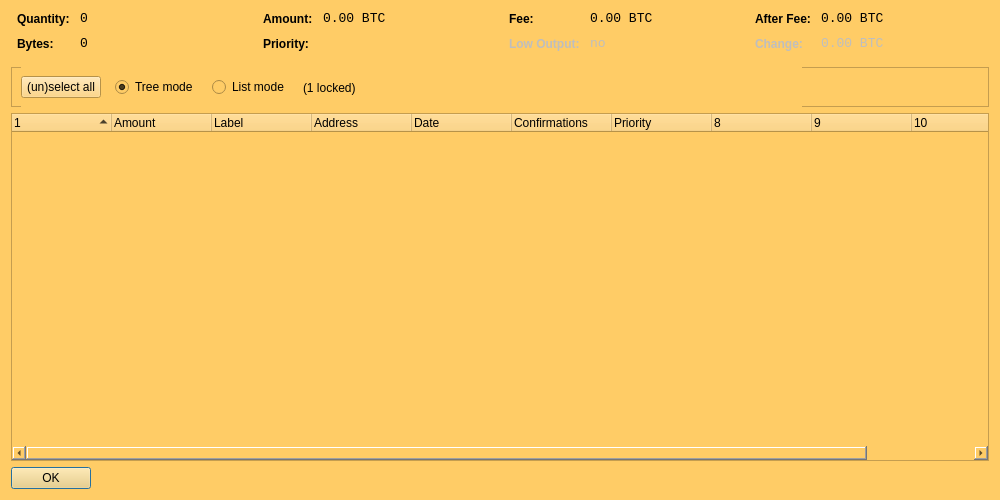
<?xml version="1.0" encoding="UTF-8"?>
<ui version="4.0">
 <class>CoinControlDialog</class>
 <widget class="QDialog" name="CoinControlDialog">
  <property name="geometry">
   <rect>
    <x>0</x>
    <y>0</y>
    <width>1000</width>
    <height>500</height>
   </rect>
  </property>
  <property name="windowTitle">
   <string>Coin Control</string>
  </property>
  <property name="styleSheet">
   <string notr="true">background-color: rgb(255, 204, 102);
alternate-background-color: rgb(255, 204, 102);</string>
  </property>
  <layout class="QVBoxLayout" name="verticalLayout">
   <item>
    <layout class="QHBoxLayout" name="horizontalLayoutTop" stretch="0,0,0,0">
     <property name="topMargin">
      <number>0</number>
     </property>
     <property name="bottomMargin">
      <number>10</number>
     </property>
     <item>
      <layout class="QFormLayout" name="formLayoutCoinControl1">
       <property name="horizontalSpacing">
        <number>10</number>
       </property>
       <property name="verticalSpacing">
        <number>10</number>
       </property>
       <property name="leftMargin">
        <number>6</number>
       </property>
       <property name="rightMargin">
        <number>6</number>
       </property>
       <item row="0" column="0">
        <widget class="QLabel" name="labelCoinControlQuantityText">
         <property name="styleSheet">
          <string notr="true">font-weight:bold;</string>
         </property>
         <property name="text">
          <string>Quantity:</string>
         </property>
        </widget>
       </item>
       <item row="0" column="1">
        <widget class="QLabel" name="labelCoinControlQuantity">
         <property name="font">
          <font>
           <family>Monospace</family>
           <pointsize>10</pointsize>
          </font>
         </property>
         <property name="cursor">
          <cursorShape>IBeamCursor</cursorShape>
         </property>
         <property name="contextMenuPolicy">
          <enum>Qt::ActionsContextMenu</enum>
         </property>
         <property name="text">
          <string notr="true">0</string>
         </property>
         <property name="textInteractionFlags">
          <set>Qt::LinksAccessibleByMouse|Qt::TextSelectableByKeyboard|Qt::TextSelectableByMouse</set>
         </property>
        </widget>
       </item>
       <item row="1" column="0">
        <widget class="QLabel" name="labelCoinControlBytesText">
         <property name="styleSheet">
          <string notr="true">font-weight:bold;</string>
         </property>
         <property name="text">
          <string>Bytes:</string>
         </property>
        </widget>
       </item>
       <item row="1" column="1">
        <widget class="QLabel" name="labelCoinControlBytes">
         <property name="font">
          <font>
           <family>Monospace</family>
           <pointsize>10</pointsize>
          </font>
         </property>
         <property name="cursor">
          <cursorShape>IBeamCursor</cursorShape>
         </property>
         <property name="contextMenuPolicy">
          <enum>Qt::ActionsContextMenu</enum>
         </property>
         <property name="text">
          <string notr="true">0</string>
         </property>
         <property name="textInteractionFlags">
          <set>Qt::LinksAccessibleByMouse|Qt::TextSelectableByKeyboard|Qt::TextSelectableByMouse</set>
         </property>
        </widget>
       </item>
      </layout>
     </item>
     <item>
      <layout class="QFormLayout" name="formLayoutCoinControl2">
       <property name="horizontalSpacing">
        <number>10</number>
       </property>
       <property name="verticalSpacing">
        <number>10</number>
       </property>
       <property name="leftMargin">
        <number>6</number>
       </property>
       <property name="rightMargin">
        <number>6</number>
       </property>
       <item row="0" column="0">
        <widget class="QLabel" name="labelCoinControlAmountText">
         <property name="styleSheet">
          <string notr="true">font-weight:bold;</string>
         </property>
         <property name="text">
          <string>Amount:</string>
         </property>
        </widget>
       </item>
       <item row="0" column="1">
        <widget class="QLabel" name="labelCoinControlAmount">
         <property name="font">
          <font>
           <family>Monospace</family>
           <pointsize>10</pointsize>
          </font>
         </property>
         <property name="cursor">
          <cursorShape>IBeamCursor</cursorShape>
         </property>
         <property name="contextMenuPolicy">
          <enum>Qt::ActionsContextMenu</enum>
         </property>
         <property name="text">
          <string notr="true">0.00 BTC</string>
         </property>
         <property name="textInteractionFlags">
          <set>Qt::LinksAccessibleByMouse|Qt::TextSelectableByKeyboard|Qt::TextSelectableByMouse</set>
         </property>
        </widget>
       </item>
       <item row="1" column="0">
        <widget class="QLabel" name="labelCoinControlPriorityText">
         <property name="styleSheet">
          <string notr="true">font-weight:bold;</string>
         </property>
         <property name="text">
          <string>Priority:</string>
         </property>
        </widget>
       </item>
       <item row="1" column="1">
        <widget class="QLabel" name="labelCoinControlPriority">
         <property name="font">
          <font>
           <family>Monospace</family>
           <pointsize>10</pointsize>
          </font>
         </property>
         <property name="cursor">
          <cursorShape>IBeamCursor</cursorShape>
         </property>
         <property name="contextMenuPolicy">
          <enum>Qt::ActionsContextMenu</enum>
         </property>
         <property name="text">
          <string/>
         </property>
         <property name="textInteractionFlags">
          <set>Qt::LinksAccessibleByMouse|Qt::TextSelectableByKeyboard|Qt::TextSelectableByMouse</set>
         </property>
        </widget>
       </item>
      </layout>
     </item>
     <item>
      <layout class="QFormLayout" name="formLayoutCoinControl3">
       <property name="horizontalSpacing">
        <number>10</number>
       </property>
       <property name="verticalSpacing">
        <number>10</number>
       </property>
       <property name="leftMargin">
        <number>6</number>
       </property>
       <property name="rightMargin">
        <number>6</number>
       </property>
       <item row="0" column="0">
        <widget class="QLabel" name="labelCoinControlFeeText">
         <property name="styleSheet">
          <string notr="true">font-weight:bold;</string>
         </property>
         <property name="text">
          <string>Fee:</string>
         </property>
        </widget>
       </item>
       <item row="0" column="1">
        <widget class="QLabel" name="labelCoinControlFee">
         <property name="font">
          <font>
           <family>Monospace</family>
           <pointsize>10</pointsize>
          </font>
         </property>
         <property name="cursor">
          <cursorShape>IBeamCursor</cursorShape>
         </property>
         <property name="contextMenuPolicy">
          <enum>Qt::ActionsContextMenu</enum>
         </property>
         <property name="text">
          <string notr="true">0.00 BTC</string>
         </property>
         <property name="textInteractionFlags">
          <set>Qt::LinksAccessibleByMouse|Qt::TextSelectableByKeyboard|Qt::TextSelectableByMouse</set>
         </property>
        </widget>
       </item>
       <item row="1" column="0">
        <widget class="QLabel" name="labelCoinControlLowOutputText">
         <property name="enabled">
          <bool>false</bool>
         </property>
         <property name="styleSheet">
          <string notr="true">font-weight:bold;</string>
         </property>
         <property name="text">
          <string>Low Output:</string>
         </property>
        </widget>
       </item>
       <item row="1" column="1">
        <widget class="QLabel" name="labelCoinControlLowOutput">
         <property name="enabled">
          <bool>false</bool>
         </property>
         <property name="font">
          <font>
           <family>Monospace</family>
           <pointsize>10</pointsize>
          </font>
         </property>
         <property name="cursor">
          <cursorShape>IBeamCursor</cursorShape>
         </property>
         <property name="contextMenuPolicy">
          <enum>Qt::ActionsContextMenu</enum>
         </property>
         <property name="text">
          <string>no</string>
         </property>
         <property name="textInteractionFlags">
          <set>Qt::LinksAccessibleByMouse|Qt::TextSelectableByKeyboard|Qt::TextSelectableByMouse</set>
         </property>
        </widget>
       </item>
      </layout>
     </item>
     <item>
      <layout class="QFormLayout" name="formLayoutCoinControl4">
       <property name="horizontalSpacing">
        <number>10</number>
       </property>
       <property name="verticalSpacing">
        <number>10</number>
       </property>
       <property name="leftMargin">
        <number>6</number>
       </property>
       <property name="rightMargin">
        <number>6</number>
       </property>
       <item row="0" column="0">
        <widget class="QLabel" name="labelCoinControlAfterFeeText">
         <property name="styleSheet">
          <string notr="true">font-weight:bold;</string>
         </property>
         <property name="text">
          <string>After Fee:</string>
         </property>
        </widget>
       </item>
       <item row="0" column="1">
        <widget class="QLabel" name="labelCoinControlAfterFee">
         <property name="font">
          <font>
           <family>Monospace</family>
           <pointsize>10</pointsize>
          </font>
         </property>
         <property name="cursor">
          <cursorShape>IBeamCursor</cursorShape>
         </property>
         <property name="contextMenuPolicy">
          <enum>Qt::ActionsContextMenu</enum>
         </property>
         <property name="text">
          <string notr="true">0.00 BTC</string>
         </property>
         <property name="textInteractionFlags">
          <set>Qt::LinksAccessibleByMouse|Qt::TextSelectableByKeyboard|Qt::TextSelectableByMouse</set>
         </property>
        </widget>
       </item>
       <item row="1" column="0">
        <widget class="QLabel" name="labelCoinControlChangeText">
         <property name="enabled">
          <bool>false</bool>
         </property>
         <property name="styleSheet">
          <string notr="true">font-weight:bold;</string>
         </property>
         <property name="text">
          <string>Change:</string>
         </property>
        </widget>
       </item>
       <item row="1" column="1">
        <widget class="QLabel" name="labelCoinControlChange">
         <property name="enabled">
          <bool>false</bool>
         </property>
         <property name="font">
          <font>
           <family>Monospace</family>
           <pointsize>10</pointsize>
          </font>
         </property>
         <property name="cursor">
          <cursorShape>IBeamCursor</cursorShape>
         </property>
         <property name="contextMenuPolicy">
          <enum>Qt::ActionsContextMenu</enum>
         </property>
         <property name="text">
          <string notr="true">0.00 BTC</string>
         </property>
         <property name="textInteractionFlags">
          <set>Qt::LinksAccessibleByMouse|Qt::TextSelectableByKeyboard|Qt::TextSelectableByMouse</set>
         </property>
        </widget>
       </item>
      </layout>
     </item>
    </layout>
   </item>
   <item>
    <widget class="QFrame" name="frame">
     <property name="minimumSize">
      <size>
       <width>0</width>
       <height>40</height>
      </size>
     </property>
     <property name="frameShape">
      <enum>QFrame::StyledPanel</enum>
     </property>
     <property name="frameShadow">
      <enum>QFrame::Sunken</enum>
     </property>
     <widget class="QWidget" name="horizontalLayoutWidget">
      <property name="geometry">
       <rect>
        <x>10</x>
        <y>0</y>
        <width>781</width>
        <height>41</height>
       </rect>
      </property>
      <layout class="QHBoxLayout" name="horizontalLayoutPanel" stretch="0,0,0,0,0">
       <property name="spacing">
        <number>14</number>
       </property>
       <item>
        <widget class="QPushButton" name="pushButtonSelectAll">
         <property name="sizePolicy">
          <sizepolicy hsizetype="Maximum" vsizetype="Fixed">
           <horstretch>0</horstretch>
           <verstretch>0</verstretch>
          </sizepolicy>
         </property>
         <property name="text">
          <string>(un)select all</string>
         </property>
        </widget>
       </item>
       <item>
        <widget class="QRadioButton" name="radioTreeMode">
         <property name="sizePolicy">
          <sizepolicy hsizetype="Maximum" vsizetype="Fixed">
           <horstretch>0</horstretch>
           <verstretch>0</verstretch>
          </sizepolicy>
         </property>
         <property name="text">
          <string>Tree mode</string>
         </property>
         <property name="checked">
          <bool>true</bool>
         </property>
        </widget>
       </item>
       <item>
        <widget class="QRadioButton" name="radioListMode">
         <property name="sizePolicy">
          <sizepolicy hsizetype="Maximum" vsizetype="Fixed">
           <horstretch>0</horstretch>
           <verstretch>0</verstretch>
          </sizepolicy>
         </property>
         <property name="text">
          <string>List mode</string>
         </property>
        </widget>
       </item>
       <item>
        <widget class="QLabel" name="labelLocked">
         <property name="text">
          <string>(1 locked)</string>
         </property>
        </widget>
       </item>
       <item>
        <spacer name="horizontalSpacer">
         <property name="orientation">
          <enum>Qt::Horizontal</enum>
         </property>
         <property name="sizeHint" stdset="0">
          <size>
           <width>40</width>
           <height>20</height>
          </size>
         </property>
        </spacer>
       </item>
      </layout>
     </widget>
    </widget>
   </item>
   <item>
    <widget class="CoinControlTreeWidget" name="treeWidget">
     <property name="contextMenuPolicy">
      <enum>Qt::CustomContextMenu</enum>
     </property>
     <property name="sortingEnabled">
      <bool>false</bool>
     </property>
     <property name="columnCount">
      <number>11</number>
     </property>
     <attribute name="headerShowSortIndicator" stdset="0">
      <bool>true</bool>
     </attribute>
     <attribute name="headerStretchLastSection">
      <bool>false</bool>
     </attribute>
     <column>
      <property name="text">
       <string/>
      </property>
     </column>
     <column>
      <property name="text">
       <string>Amount</string>
      </property>
     </column>
     <column>
      <property name="text">
       <string notr="true">Label</string>
      </property>
     </column>
     <column>
      <property name="text">
       <string>Address</string>
      </property>
     </column>
     <column>
      <property name="text">
       <string>Date</string>
      </property>
     </column>
     <column>
      <property name="text">
       <string>Confirmations</string>
      </property>
      <property name="toolTip">
       <string>Confirmed</string>
      </property>
     </column>
     <column>
      <property name="text">
       <string>Priority</string>
      </property>
     </column>
     <column>
      <property name="text">
       <string/>
      </property>
     </column>
     <column>
      <property name="text">
       <string/>
      </property>
     </column>
     <column>
      <property name="text">
       <string/>
      </property>
     </column>
     <column>
      <property name="text">
       <string/>
      </property>
     </column>
    </widget>
   </item>
   <item>
    <widget class="QDialogButtonBox" name="buttonBox">
     <property name="sizePolicy">
      <sizepolicy hsizetype="Maximum" vsizetype="Fixed">
       <horstretch>0</horstretch>
       <verstretch>0</verstretch>
      </sizepolicy>
     </property>
     <property name="orientation">
      <enum>Qt::Horizontal</enum>
     </property>
     <property name="standardButtons">
      <set>QDialogButtonBox::Ok</set>
     </property>
    </widget>
   </item>
  </layout>
 </widget>
 <customwidgets>
  <customwidget>
   <class>CoinControlTreeWidget</class>
   <extends>QTreeWidget</extends>
   <header>coincontroltreewidget.h</header>
  </customwidget>
 </customwidgets>
 <resources/>
 <connections/>
</ui>
